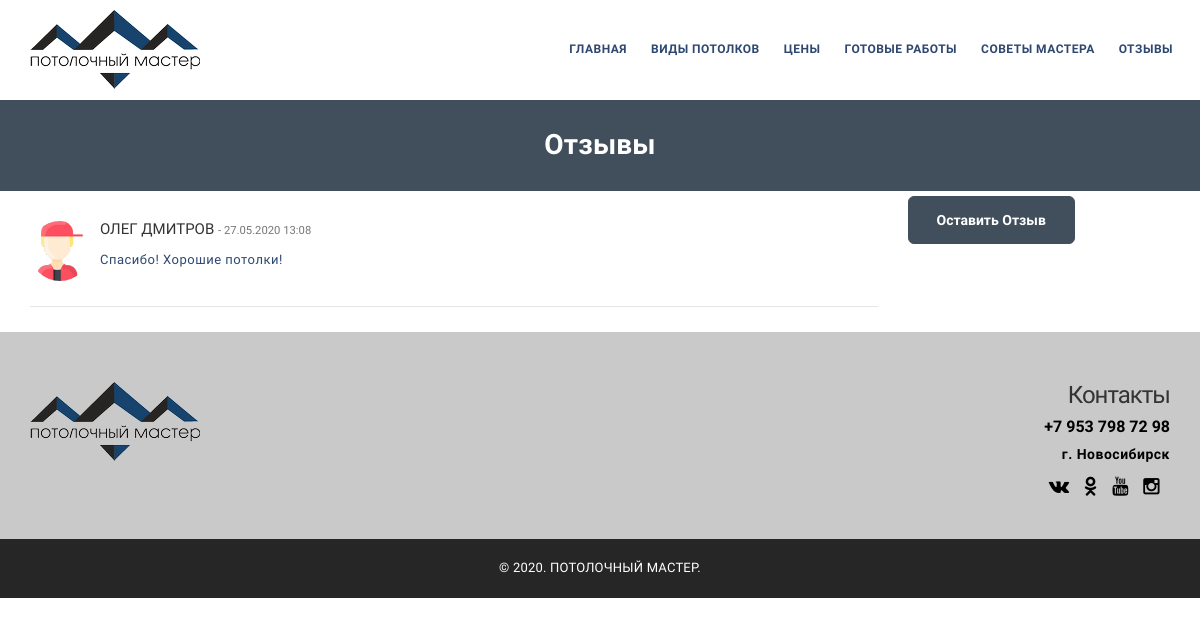
The page /review on the database as committed earlier.
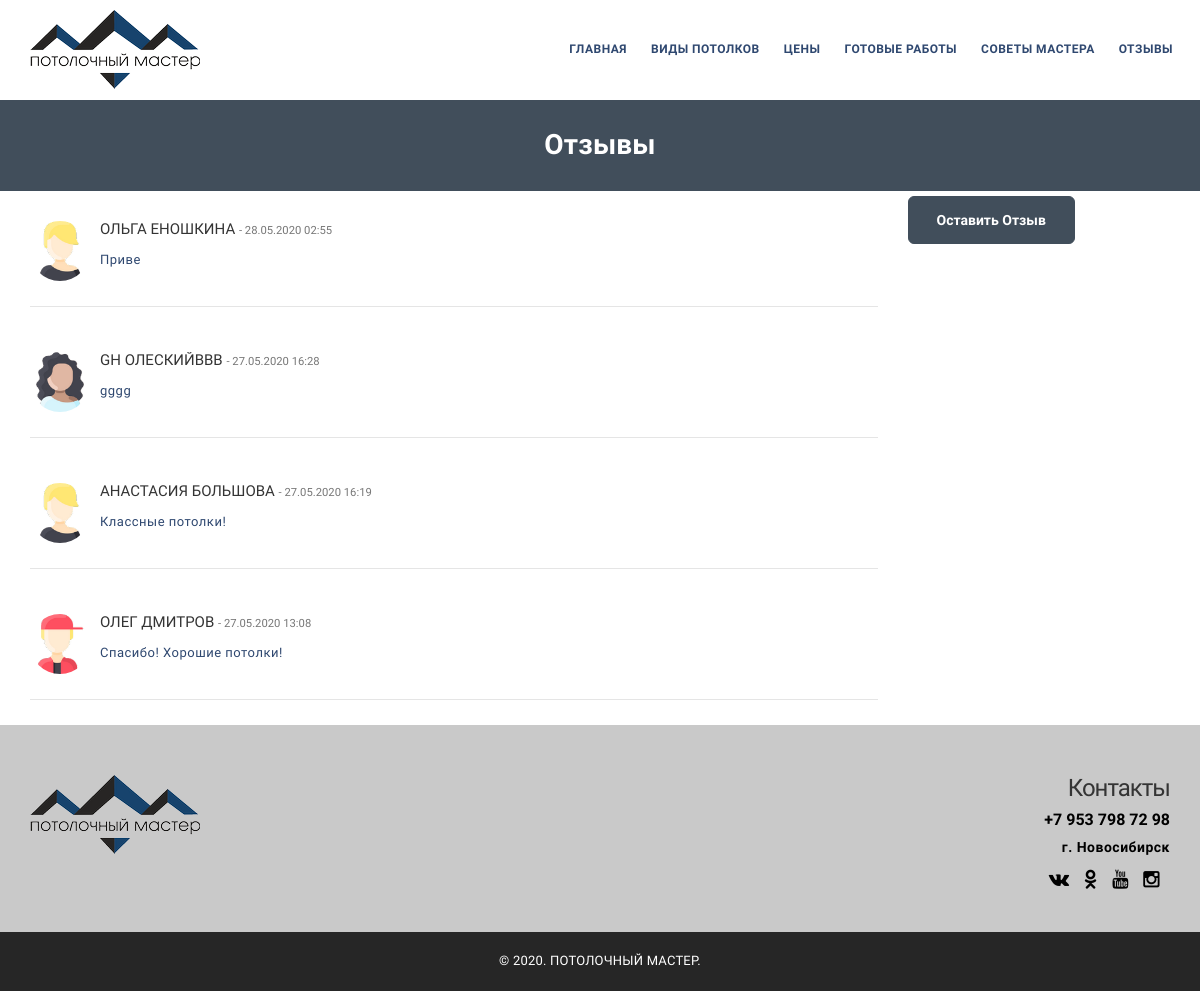
The same page on the database as committed later.
### dipapp/models.py (models this page shows)
class Review(models.Model):
    name = models.CharField(max_length=20)
    surname = models.CharField(max_length=20)
    text = models.CharField(max_length=100)
    date = models.DateField(default=datetime.now(), blank=True)
    created_at = models.DateTimeField(auto_now_add=True)
    image = models.FilePathField(max_length=20)

### dipapp/views.py (the view)
# urls.py: path('review', views.review),
def review(request):
    reviewform = ReviewForm()
    review = Review.objects.all().order_by('-created_at')
    print(review)
    return render(request, "review.html", {"form": reviewform, "review": review})

### templates/dipapp/review.html (shortened to what the changed rows need)
<!DOCTYPE html>
<html lang="en">
{% load staticfiles %}
{% load tz %}
{% load bootstrap_tags %}
<head>
    <link rel="stylesheet" href="{% static 'css/bootstrap.min.css' %}"/>
    <link rel="stylesheet" href="{% static 'css/icons/fontawesome/css/style.css' %}"/>
    <link rel="stylesheet" href="{% static 'css/icons/style.css' %}"/>
    <link rel="stylesheet" href="{% static 'css/icons/icon2/style.css' %}"/>
    <link rel="stylesheet" href="{% static 'js/vendors/swipebox/css/swipebox.min.css' %}"/>
    <link rel="stylesheet" href="{% static 'css/ilmosys-icons.css' %}"/>
    <link rel="stylesheet" href="{%static 'js/vendors/slick/slick.css' %}"/>
    <link rel="stylesheet" href="{%static 'css/style.css' %}"/>
</head>
<body id="page-top">
<div class="body">
    <div class="blog-content blog-single">
        <div class="container">
            <div class="row">
                <div class="col-md-9">
                    <div class="comments">
                        {% if review.count > 0 %}
                        {% for rev in review %}
                        <div class="media v-align-children">
                            <a class="pull-left">
                                <img class="media-object" src="{% static rev.image %}" alt="">
                            </a>
                            <div class="media-body">
                                <h4 class="media-heading">{{ rev.name }} {{ rev.surname }}
                                    <small>- {{ rev.created_at|localtime|date:"d.m.Y H:i" }}</small>
                                </h4>
                                {{ rev.text }}
                            </div>
                        </div>
                        {% endfor %}
                        {% else %}
                        <h4>Пока нет ни одного отзыва.</h4>
                        <div class="space30"></div>
                        {% endif %}
                    </div>
                </div>
            </div>
        </div>
    </div>
</div>
</body>
</html>

Rows that differ between the two databases and show on the page:
added Review: image (picture), name "ОЛЬГА", surname "ЕНОШКИНА", created_at "28.05.2020 02:55", text "Приве"
added Review: image (picture), name "GH", surname "ОЛЕСКИЙBBB", created_at "27.05.2020 16:28", text "gggg"
added Review: image (picture), name "АНАСТАСИЯ", surname "БОЛЬШОВА", created_at "27.05.2020 16:19", text "Классные потолки!"
